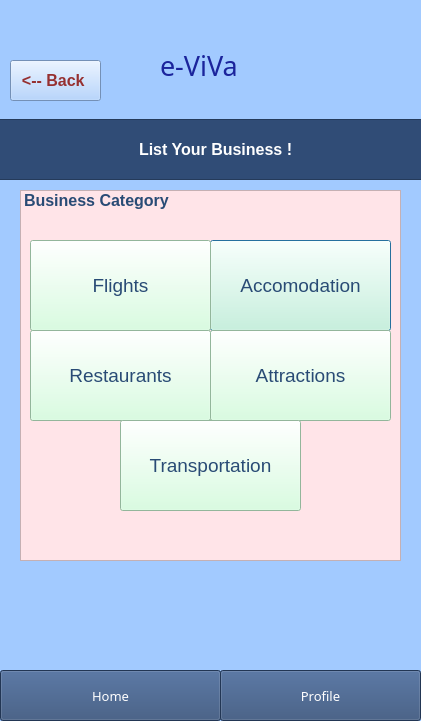
<?xml version="1.0" encoding="UTF-8"?>
<ui version="4.0">
 <class>Dialog</class>
 <widget class="QDialog" name="Dialog">
  <property name="geometry">
   <rect>
    <x>0</x>
    <y>0</y>
    <width>421</width>
    <height>721</height>
   </rect>
  </property>
  <property name="windowTitle">
   <string>Dialog</string>
  </property>
  <property name="styleSheet">
   <string notr="true">background-color: rgb(162, 202, 255);</string>
  </property>
  <widget class="QLabel" name="e-ViVa">
   <property name="geometry">
    <rect>
     <x>160</x>
     <y>40</y>
     <width>121</width>
     <height>51</height>
    </rect>
   </property>
   <property name="font">
    <font>
     <family>Forte</family>
     <pointsize>20</pointsize>
     <weight>50</weight>
     <bold>false</bold>
    </font>
   </property>
   <property name="styleSheet">
    <string notr="true">background-color: rgb(162, 202, 255);
color: rgb(27, 36, 156);

</string>
   </property>
   <property name="text">
    <string>e-ViVa</string>
   </property>
  </widget>
  <widget class="QListWidget" name="listWidget">
   <property name="geometry">
    <rect>
     <x>20</x>
     <y>190</y>
     <width>381</width>
     <height>371</height>
    </rect>
   </property>
   <property name="font">
    <font>
     <pointsize>12</pointsize>
     <weight>75</weight>
     <bold>true</bold>
    </font>
   </property>
   <property name="layoutDirection">
    <enum>Qt::LeftToRight</enum>
   </property>
   <property name="styleSheet">
    <string notr="true">background-color: rgb(255, 228, 232);
color: rgb(41, 75, 117);


</string>
   </property>
   <item>
    <property name="text">
     <string>Business Category</string>
    </property>
   </item>
  </widget>
  <widget class="QPushButton" name="AccomodationButton">
   <property name="geometry">
    <rect>
     <x>210</x>
     <y>240</y>
     <width>181</width>
     <height>91</height>
    </rect>
   </property>
   <property name="font">
    <font>
     <family>MS Shell Dlg 2</family>
     <pointsize>14</pointsize>
     <weight>9</weight>
     <italic>false</italic>
     <bold>false</bold>
    </font>
   </property>
   <property name="layoutDirection">
    <enum>Qt::LeftToRight</enum>
   </property>
   <property name="styleSheet">
    <string notr="true">font: 75 14pt &quot;MS Shell Dlg 2&quot;;
color: rgb(41, 75, 117);
background-color: rgb(206, 255, 217);</string>
   </property>
   <property name="text">
    <string>Accomodation</string>
   </property>
  </widget>
  <widget class="QPushButton" name="AttractionsButton">
   <property name="geometry">
    <rect>
     <x>210</x>
     <y>330</y>
     <width>181</width>
     <height>91</height>
    </rect>
   </property>
   <property name="font">
    <font>
     <family>MS Shell Dlg 2</family>
     <pointsize>14</pointsize>
     <weight>9</weight>
     <italic>false</italic>
     <bold>false</bold>
    </font>
   </property>
   <property name="layoutDirection">
    <enum>Qt::LeftToRight</enum>
   </property>
   <property name="styleSheet">
    <string notr="true">font: 75 14pt &quot;MS Shell Dlg 2&quot;;
color: rgb(41, 75, 117);
background-color: rgb(206, 255, 217);</string>
   </property>
   <property name="text">
    <string>Attractions</string>
   </property>
  </widget>
  <widget class="QPushButton" name="FlightsButton">
   <property name="geometry">
    <rect>
     <x>30</x>
     <y>240</y>
     <width>181</width>
     <height>91</height>
    </rect>
   </property>
   <property name="font">
    <font>
     <family>MS Shell Dlg 2</family>
     <pointsize>14</pointsize>
     <weight>9</weight>
     <italic>false</italic>
     <bold>false</bold>
    </font>
   </property>
   <property name="layoutDirection">
    <enum>Qt::LeftToRight</enum>
   </property>
   <property name="styleSheet">
    <string notr="true">font: 75 14pt &quot;MS Shell Dlg 2&quot;;
color: rgb(41, 75, 117);
background-color: rgb(206, 255, 217);</string>
   </property>
   <property name="text">
    <string>Flights</string>
   </property>
  </widget>
  <widget class="QPushButton" name="ProfileButton">
   <property name="geometry">
    <rect>
     <x>220</x>
     <y>670</y>
     <width>201</width>
     <height>51</height>
    </rect>
   </property>
   <property name="font">
    <font>
     <family>Arial Rounded MT Bold</family>
     <pointsize>10</pointsize>
     <weight>50</weight>
     <bold>false</bold>
    </font>
   </property>
   <property name="styleSheet">
    <string notr="true">background-color: rgb(0, 170, 255);
background-color: rgb(48, 76, 118);
color: rgb(255, 255, 255);</string>
   </property>
   <property name="text">
    <string>Profile</string>
   </property>
   <property name="default">
    <bool>false</bool>
   </property>
   <property name="flat">
    <bool>false</bool>
   </property>
  </widget>
  <widget class="QPushButton" name="HomeButton">
   <property name="geometry">
    <rect>
     <x>0</x>
     <y>670</y>
     <width>221</width>
     <height>51</height>
    </rect>
   </property>
   <property name="font">
    <font>
     <family>Arial Rounded MT Bold</family>
     <pointsize>10</pointsize>
     <weight>50</weight>
     <bold>false</bold>
    </font>
   </property>
   <property name="styleSheet">
    <string notr="true">background-color: rgb(0, 170, 255);
background-color: rgb(48, 76, 118);
color: rgb(255, 255, 255);</string>
   </property>
   <property name="text">
    <string>Home</string>
   </property>
   <property name="default">
    <bool>false</bool>
   </property>
   <property name="flat">
    <bool>false</bool>
   </property>
  </widget>
  <widget class="QPushButton" name="RestaurantsButton">
   <property name="geometry">
    <rect>
     <x>30</x>
     <y>330</y>
     <width>181</width>
     <height>91</height>
    </rect>
   </property>
   <property name="font">
    <font>
     <family>MS Shell Dlg 2</family>
     <pointsize>14</pointsize>
     <weight>9</weight>
     <italic>false</italic>
     <bold>false</bold>
    </font>
   </property>
   <property name="layoutDirection">
    <enum>Qt::LeftToRight</enum>
   </property>
   <property name="styleSheet">
    <string notr="true">font: 75 14pt &quot;MS Shell Dlg 2&quot;;
color: rgb(41, 75, 117);
background-color: rgb(206, 255, 217);</string>
   </property>
   <property name="text">
    <string>Restaurants</string>
   </property>
  </widget>
  <widget class="QPushButton" name="TrasportationButton">
   <property name="geometry">
    <rect>
     <x>120</x>
     <y>420</y>
     <width>181</width>
     <height>91</height>
    </rect>
   </property>
   <property name="font">
    <font>
     <family>MS Shell Dlg 2</family>
     <pointsize>14</pointsize>
     <weight>9</weight>
     <italic>false</italic>
     <bold>false</bold>
    </font>
   </property>
   <property name="layoutDirection">
    <enum>Qt::LeftToRight</enum>
   </property>
   <property name="styleSheet">
    <string notr="true">font: 75 14pt &quot;MS Shell Dlg 2&quot;;
color: rgb(41, 75, 117);
background-color: rgb(206, 255, 217);color: rgb(41, 75, 117);
background-color: rgb(206, 255, 217);</string>
   </property>
   <property name="text">
    <string>Transportation</string>
   </property>
  </widget>
  <widget class="QPushButton" name="BackButton">
   <property name="geometry">
    <rect>
     <x>10</x>
     <y>60</y>
     <width>91</width>
     <height>41</height>
    </rect>
   </property>
   <property name="font">
    <font>
     <pointsize>12</pointsize>
     <weight>75</weight>
     <bold>true</bold>
    </font>
   </property>
   <property name="styleSheet">
    <string notr="true">color: rgb(150, 48, 48);</string>
   </property>
   <property name="text">
    <string>&lt;-- Back </string>
   </property>
  </widget>
  <widget class="QFrame" name="frame">
   <property name="geometry">
    <rect>
     <x>-1</x>
     <y>119</y>
     <width>431</width>
     <height>61</height>
    </rect>
   </property>
   <property name="styleSheet">
    <string notr="true">background-color: rgb(0, 170, 255);
background-color: rgb(48, 76, 118);
color: rgb(255, 255, 255);</string>
   </property>
   <property name="frameShape">
    <enum>QFrame::StyledPanel</enum>
   </property>
   <property name="frameShadow">
    <enum>QFrame::Raised</enum>
   </property>
   <widget class="QLabel" name="label">
    <property name="geometry">
     <rect>
      <x>140</x>
      <y>20</y>
      <width>211</width>
      <height>20</height>
     </rect>
    </property>
    <property name="font">
     <font>
      <pointsize>12</pointsize>
      <weight>75</weight>
      <bold>true</bold>
     </font>
    </property>
    <property name="styleSheet">
     <string notr="true">color: rgb(255, 255, 255);</string>
    </property>
    <property name="text">
     <string>List Your Business ! </string>
    </property>
   </widget>
  </widget>
 </widget>
 <resources/>
 <connections/>
</ui>
